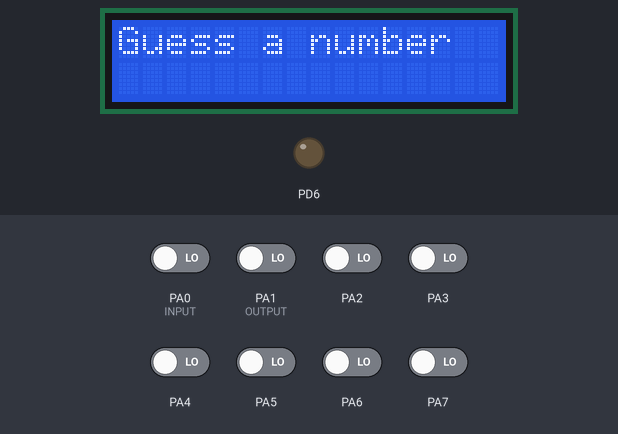
The program below on a simulated ATmega32, built with avr-gcc and emulated at 1 MHz. Shown: 16×2 character LCD, output pins drawn as LEDs (lit = HIGH). Wiring (inferred from the signals the program sends): character LCD (HD44780): RS PD5; E PD7; data PB4, PB5, PB6, PB7. The inputs (shaded band) are chosen by the test bench; at power-on: PA0 (INPUT), PA1 (OUTPUT), PA2–7 LOW. Random numbers use the default seed unless the program sets one; pins used as bus, display or sensor lines are not drawn.

Above: at 1.2 s.
1.3 s: PA1 (OUTPUT) driven HIGH
At 6.2 s:
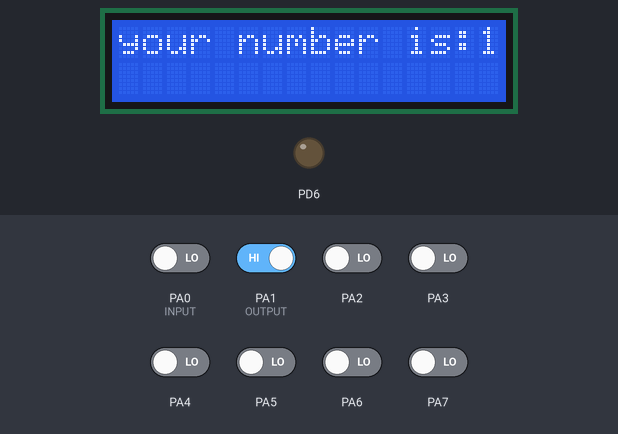
At 8.8 s:
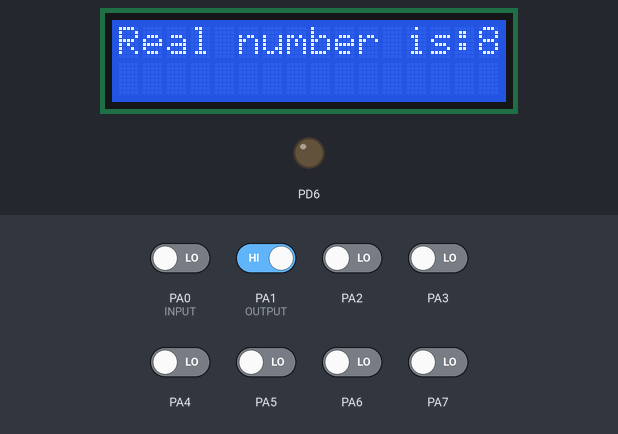
Timing chart, 0 to 10.3 s (numbered marks = the images above; inputs shaded):
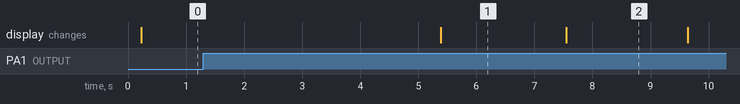

The program:

main.c
```c
/*
 * Drivers.c
 *
 * Created: 9/1/2021 9:00:12 PM
 * Author : Karim Essam
 */
#include "MCAL/DIO/DIO_interface.h"
#include "LIB/STD_TYPES.h"
#include "HAL/LCD/LCD_interface.h"
#include "HAL/BUTTON/BUTTON_interface.h"
#include "HAL/KEYPAD/KEYPAD_interface.h"
#include "MCAL/TIMER1/TIMER1_interface.h"
#include "UTILITY/utility.h"
#define F_CPU 1000000
#include <util/delay.h>

void initKeypad(Keypad_t* keyPad)
{
	keyPad->rows = 4;
	keyPad->columns = 4;
	u8 rowPins[4];
	u8 rowPorts[4];

	u8 columnPins[4];
	u8 columnPorts[4];

	for (int i = 0; i < 4 ;i++)
	{
		rowPins[i] = i;
		rowPorts[i] = PORTC;
		columnPins[i] = i+4;
		columnPorts[i] = PORTC;
	}
	keyPad->rowPins = rowPins;
	keyPad->columnPins = columnPins;
	keyPad->rowPorts = rowPorts;
	keyPad->columnPorts = columnPorts;

	u8 map[4][4] = {{'7','8','9','/'},
	{'4','5','6','*'},
	{'1','2','3','-'},
	{'c','0','=','+'}};
	keyPad->map = map;
}

u8 counter = 0;
u8 randomNumber = 0;

void showResult(void){
	TIMER1_voidStop();
	LCD_voidClear();
	LCD_voidSendString("your number is:");
	LCD_voidSendNumber(counter , 0);
	_delay_ms(2000);
	LCD_voidClear();
	LCD_voidSendString("Real number is:");
	LCD_voidSendNumber(randomNumber , 0);
	_delay_ms(2000);
	LCD_voidClear();
	if (counter == (u8)0)
	{
		LCD_voidSendString("choose a number pls");
	}else if (counter > 15)
	{
		LCD_voidSendString("number between 1:15");
	}
	else if (counter == randomNumber)
	{
		LCD_voidSendString("You Won");
	}else
	{
		LCD_voidSendString("You Lost");
	}
	_delay_ms(2000);
	LCD_voidClear();
	LCD_voidSendString("Guess another number:");
	counter = 0;
	randomNumber = UTILITY_generateRandomNumber(1 , 15);
	TIMER1_voidStart();
}

int main(void)
{
	randomNumber = UTILITY_generateRandomNumber(1 , 15);
	LCD_voidInit();
	LCD_voidSendString("Guess a number");
	Button_t counterButton = {.pin = 1 , .port = PORTA , .buttonConnection = PULL_DOWN};
	BUTTON_voidInit(&counterButton);
	TIMER1_voidInit(PRESCALAR_1024 , MODE_NORMAL , TIMER1_CTC_DIS ,TIMER1_CTC_DIS , 60653);
	// wait for 5 seconds before showing result
	TIMER1_voidEnableInterrupt(TIMER1_INTERRUPT_OVERFLOW);
	TIMER1_voidSetCallBack(TIMER1_INTERRUPT_OVERFLOW , showResult);
	while(1)
	{
		TIMER1_voidSetCounter(60653);
		while(!BUTTON_u8isPressed(&counterButton));
		if (BUTTON_u8isPressed(&counterButton))
		{
			counter++;
			// to hold the code here till user let the button
			while (BUTTON_u8isPressed(&counterButton));
		}
	}
	/*Keypad_t keyPad;
	initKeypad(&keyPad);
	KEYPAD_voidInit(&keyPad);
	while(1){
		s8 charater = KEYPAD_u8GetKey(&keyPad);
		if (charater != (s8)-1)
		{
			LCD_voidSendChar(charater);
		}
	}
	*/
}
```

LCD_config.h
```c
/*
*Author     : Moustafa ElGafry
*Date       : 30 SEP 2020
*Version    : V01
*/
#ifndef LCD_CONFIG_H
#define LCD_CONFIG_H
/*
Select control pins connection as shown:
									0,PORTA
									1,PORTA
									2,PORTA
										.
										.
										.
										.
*/
#define 	LCD_RS 			5,PORTD
#define 	LCD_RW			6,PORTD
#define 	LCD_E			7,PORTD
/*
select data pins connection
*/
#define 	LCD_8_BIT_DATA_PORT		PORTB
#define 	LCD_4_BIT_DATA_D4		4,PORTB
#define 	LCD_4_BIT_DATA_D5		5,PORTB
#define 	LCD_4_BIT_DATA_D6		6,PORTB
#define 	LCD_4_BIT_DATA_D7		7,PORTB

#define		MODE	FOUR_BIT_MODE


#endif
```

BUTTON_interface.h
```c
/*
 * BUTTON_interface.h
 *
 * Created: 9/1/2021 9:42:20 PM
 *  Author: Karim Essam
 */


#ifndef BUTTON_INTERFACE_H_
#define BUTTON_INTERFACE_H_
#include "../../LIB/STD_TYPES.h"

typedef enum {PULL_UP , PULL_DOWN , INTERNAL_PULL_UP}ButtonConnection_t;
typedef struct{
	u8 pin;
	DIO_PORT_t port;
	ButtonConnection_t 	buttonConnection;
}Button_t;
void BUTTON_voidInit(Button_t* button);
u8 BUTTON_u8isPressed(Button_t* button);

#endif /* BUTTON_INTERFACE_H_ */
```

BUTTON_program.c
```c
/*
 * BUTTON_program.c
 *
 * Created: 9/1/2021 9:43:34 PM
 *  Author: Karim Essam
 */

#include "../../LIB/STD_TYPES.h"
#include "../../MCAL/DIO/DIO_interface.h"
#include "BUTTON_interface.h"


void BUTTON_voidInit(Button_t* button){
	if (button->buttonConnection == INTERNAL_PULL_UP)
	{
		DIO_voidSetPinDirection(button->pin , button->port , INPUT_PULL_UP);
	}else {
		DIO_voidSetPinDirection(button->pin  , button->port , INPUT);
	}
}
u8 BUTTON_u8isPressed(Button_t* button){
	if (button->buttonConnection == PULL_DOWN)
	{
		return DIO_u8GetPinValue(button->pin  , button->port);
	} else {
		return !DIO_u8GetPinValue(button->pin  , button->port);
	}
}
```

KEYPAD_interface.h
```c
/*
 * KEYPAD_interface.h
 *
 * Created: 9/13/2021 8:19:46 AM
 *  Author: Karim Essam
 */


#ifndef KEYPAD_INTERFACE_H_
#define KEYPAD_INTERFACE_H_

#define  maxNumOfCols 4
typedef struct{
	u8 rows;
	u8 columns;
	u8* rowPins;
	DIO_PORT_t* rowPorts;
	u8* columnPins;
	DIO_PORT_t* columnPorts;
	u8 (*map)[maxNumOfCols]; // this is the 2 dimen array of the buttons
}Keypad_t;

/*********************************************************************
* DESCRIPTION : a function used to Initialize a keypad
* PARAMETERS  : Keypad_t structure.
* Return Value: Void.
***********************************************************************/
void KEYPAD_voidInit(Keypad_t* keypad);

/*********************************************************************
* DESCRIPTION : a function used to get the pressed key
* PARAMETERS  : Keypad_t structure.
* Return Value: it will return the pressed character. if nothing pressed , it will return -1.
***********************************************************************/
s8 KEYPAD_u8GetKey(Keypad_t* keypad);


#endif /* KEYPAD_INTERFACE_H_ */
```

LCD_interface.h
```c
/*
*Author     : Moustafa ElGafry
*Date       : 30 SEP 2020
*Version    : V01
*/
#ifndef LCD_INTERFACE_H
#define LCD_INTERFACE_H

void LCD_voidInit(void);
void LCD_voidSendChar( char Copy_u8Data);
void LCD_voidSendCommand(u8 Copy_u8Command);
void LCD_voidSendString(char* PtrStrig);
void LCD_voidSendNumber(f32 floatNumber, u8 numbersAfterPoint);
void LCD_voidClear();
void LCD_voidSetCursorPosition(u8 x_position, u8 y_position);

#endif
```

LCD_program.c
```c
/*
*Author     : Moustafa ElGafry
*Date       : 30 SEP 2020
*Version    : V01
*/
#include "../../LIB/STD_TYPES.h"
#include "../../LIB/BIT_MATH.h"
#include "../../MCAL/DIO/DIO_interface.h"
#include "../../UTILITY/utility.h"

#include "LCD_private.h"
#include "LCD_interface.h"
#include "LCD_config.h"

#define F_CPU 1000000UL
#include "util/delay.h"

static u8 isInitFinished = 0;
void LCD_voidInit(void)
{
	DIO_voidSetPinDirection(LCD_RS,OUTPUT);
	DIO_voidSetPinDirection(LCD_RW,OUTPUT);
	DIO_voidSetPinDirection(LCD_E,OUTPUT);
	#if MODE == EIGHT_BIT_MODE
		DIO_voidSetPortDirection(LCD_8_BIT_DATA_PORT , OUTPUT);

	#else
		DIO_voidSetPinDirection(LCD_4_BIT_DATA_D4,OUTPUT);
		DIO_voidSetPinDirection(LCD_4_BIT_DATA_D5,OUTPUT);
		DIO_voidSetPinDirection(LCD_4_BIT_DATA_D6,OUTPUT);
		DIO_voidSetPinDirection(LCD_4_BIT_DATA_D7,OUTPUT);

	#endif

	_delay_ms(40);
	LCD_voidSendCommand(FUNC_SET);
	_delay_ms(2);
	LCD_voidSendCommand(FUNC_SET);
	_delay_ms(2);
	LCD_voidSendCommand(FUNC_SET);
	_delay_ms(2);
	LCD_voidSendCommand(0b00100000);
	_delay_ms(2);
	isInitFinished = 1;
	LCD_voidSendCommand(DISPLAY_ON_CURSOR_OFF);
	LCD_voidSendCommand(INCREMENT_CURSORMOVE);
	LCD_voidSendCommand(CLR_DISPLAY);
	LCD_voidSendCommand(CURSOR_AT_HOME);
}
void LCD_voidSendChar(char Copy_u8Data)
{
	DIO_voidSetPinValue(LCD_RS,HIGH);
	DIO_voidSetPinValue(LCD_RW,LOW);

	#if MODE == EIGHT_BIT_MODE
		DIO_voidSetPortValue(LCD_8_BIT_DATA_PORT,Copy_u8Data);
		//set clock
		DIO_voidSetPinValue(LCD_E,HIGH);
		_delay_ms(2);
		DIO_voidSetPinValue(LCD_E,LOW);
		_delay_ms(2);
	#else
		DIO_voidSetPinValue(LCD_4_BIT_DATA_D4 , GET_BIT(Copy_u8Data, 4));
		DIO_voidSetPinValue(LCD_4_BIT_DATA_D5 , GET_BIT(Copy_u8Data, 5));
		DIO_voidSetPinValue(LCD_4_BIT_DATA_D6 , GET_BIT(Copy_u8Data, 6));
		DIO_voidSetPinValue(LCD_4_BIT_DATA_D7 , GET_BIT(Copy_u8Data, 7));

		//set clock
		DIO_voidSetPinValue(LCD_E,HIGH);
		_delay_ms(2);
		DIO_voidSetPinValue(LCD_E,LOW);
		_delay_ms(2);

		DIO_voidSetPinValue(LCD_4_BIT_DATA_D4 , GET_BIT(Copy_u8Data, 0));
		DIO_voidSetPinValue(LCD_4_BIT_DATA_D5 , GET_BIT(Copy_u8Data, 1));
		DIO_voidSetPinValue(LCD_4_BIT_DATA_D6 , GET_BIT(Copy_u8Data, 2));
		DIO_voidSetPinValue(LCD_4_BIT_DATA_D7 , GET_BIT(Copy_u8Data, 3));

		//set clock
		DIO_voidSetPinValue(LCD_E,HIGH);
		_delay_ms(2);
		DIO_voidSetPinValue(LCD_E,LOW);
		_delay_ms(2);


	#endif

}
void LCD_voidSendCommand(u8 Copy_u8Command)
{
	//send command
	DIO_voidSetPinValue(LCD_RS,LOW);
	DIO_voidSetPinValue(LCD_RW,LOW);

	#if MODE == EIGHT_BIT_MODE
		DIO_voidSetPortValue(LCD_8_BIT_DATA_PORT,Copy_u8Command);
		//set clock
		DIO_voidSetPinValue(LCD_E,HIGH);
		_delay_ms(2);
		DIO_voidSetPinValue(LCD_E,LOW);
		_delay_ms(2);

	#else
		DIO_voidSetPinValue(LCD_4_BIT_DATA_D4 , GET_BIT(Copy_u8Command, 4));
		DIO_voidSetPinValue(LCD_4_BIT_DATA_D5 , GET_BIT(Copy_u8Command, 5));
		DIO_voidSetPinValue(LCD_4_BIT_DATA_D6 , GET_BIT(Copy_u8Command, 6));
		DIO_voidSetPinValue(LCD_4_BIT_DATA_D7 , GET_BIT(Copy_u8Command, 7));

		//set clock
		DIO_voidSetPinValue(LCD_E,HIGH);
		_delay_ms(2);
		DIO_voidSetPinValue(LCD_E,LOW);
		_delay_ms(2);

		if (isInitFinished)
		{
			DIO_voidSetPinValue(LCD_4_BIT_DATA_D4 , GET_BIT(Copy_u8Command, 0));
			DIO_voidSetPinValue(LCD_4_BIT_DATA_D5 , GET_BIT(Copy_u8Command, 1));
			DIO_voidSetPinValue(LCD_4_BIT_DATA_D6 , GET_BIT(Copy_u8Command, 2));
			DIO_voidSetPinValue(LCD_4_BIT_DATA_D7 , GET_BIT(Copy_u8Command, 3));

			//set clock
			DIO_voidSetPinValue(LCD_E,HIGH);
			_delay_ms(2);
			DIO_voidSetPinValue(LCD_E,LOW);
			_delay_ms(2);
		}
	#endif

}
void LCD_voidSendString(char* PtrStrig)
{
	u8 Local_u8Couter ;
	for(Local_u8Couter=0; PtrStrig[Local_u8Couter]!=0;Local_u8Couter++)
	/* Send each char of string till the NULL */
	{
			LCD_voidSendChar(PtrStrig[Local_u8Couter]);
	}
}
void LCD_voidClear()
{
	LCD_voidSendCommand (CLR_DISPLAY);	     	/* clear display */
	LCD_voidSendCommand (CURSOR_AT_HOME);		/* cursor at home position */
}
void LCD_voidSetCursorPosition(u8 x_position, u8 y_position)
{
	u8 address;
	if (y_position < 2 && x_position < 16)
	{
		address = (y_position * 0x40) + x_position;
		SET_BIT(address , 7);
		LCD_voidSendCommand(address);
	}
}

void LCD_voidSendNumber(f32 floatNumber , u8 numbersAfterPoint)
{
	char c[50]; //size of the number
	UTILITY_f32ToString(c , floatNumber , numbersAfterPoint);
	LCD_voidSendString(c);
}
```

utility.c
```c
/*
 * utility.c
 *
 * Created: 9/14/2021 2:22:15 PM
 *  Author: Karim Essam
 */
#include "../LIB/STD_TYPES.h"
u8 UTILITY_generateRandomNumber(u8 lower , u8 upper){
	return (rand() % (upper - lower + 1)) + lower;
}

void UTILITY_f32ToString(char* str, f32 d, u8 n)
{
	//For integer part conversion
	u16 t = 1;
	u16 temp = 1;
	u16 i = 0;
	while(t <= (int)d)
	t *= 10;
	temp = t/10;
	for(i = 0; temp > 0; i++)
	{
		u16 digit = ((u16)d)/temp;
		str[i] = digit + '0';
		d = d - (double)(digit*temp);
		temp /= 10;
	}
	if(t==1)
		str[i++] = '0';
	//Add decimal point
	if (n != 0)
		str[i++] = '.';

	//For after decimal point conversion
	for(; n > 0; n--)
	{
		d = d*10;
		str[i++] = (u8)d + '0';
		d -= (u8)d;
	}

	//Null end
	str[i] = 0;
}
```

utility.h
```c
/*
 * utility.h
 *
 * Created: 9/14/2021 2:22:01 PM
 *  Author: Karim Essam
 */


#ifndef UTILITY_H_
#define UTILITY_H_

/*
	to generate a random number

*/
u8 UTILITY_generateRandomNumber(u8 lower , u8 upper);

void UTILITY_f32ToString(char* str, f32 d, u8 n);


#endif /* UTILITY_H_ */
```

LCD_private.h
```c
/*
 * LCD_private.h
 *
 * Created: 9/6/2021 2:49:09 PM
 *  Author: Karim Essam
 */


#ifndef LCD_PRIVATE_H_
#define LCD_PRIVATE_H_


#define		FUNC_SET 	0x30

#define		 CLR_DISPLAY				0x01

#define		 INCREMENT_CURSORMOVE		0x06

#define		DISPLAY_OFF_CURSOR_OFF			 0x08
#define		DISPLAY_ON_CURSOR_ON			 0x0E
#define		DISPLAY_ON_CURSOR_OFF			 0x0C
#define		DISPLAY_ON_CURSOR_BLINKING       0x08

#define		CURSOR_AT_HOME					 0x80
#define		SHIFT_ENTIRE_DISPLAY_LEFT		 0X18
#define		SHIFT_ENTIRE_DISPLAY_RIGHT		 0X1C

#define		MOVE_CURSOR_LEFT_ONE_CHAR		 0x10
#define		MOVE_CURSOR_RIGHT_ONE_CHAR		 0x14

#define		EIGHT_BIT_MODE	0
#define		FOUR_BIT_MODE	1

#define LCD_INSTRUCTION_SET_DDRAM_ADDR(ADDR)			((1<<7)|(ADDR&0x7F))

u8 PYPositions[4] = {0,64,20,84};


#endif /* LCD_PRIVATE_H_ */
```

BIT_MATH.h
```c
/*
 * BIT_MATH.h
 *
 * Created: 9/1/2021 9:02:00 PM
 *  Author: Karim Essam
 */


#ifndef BIT_MATH_H_
#define BIT_MATH_H_

#define SET_BIT(VAR,BIT)		(VAR |= (1<<BIT))
#define CLR_BIT(VAR,BIT)		(VAR &= (~(1<<BIT)))
#define TOG_BIT(VAR,BIT)		(VAR ^= (1<<BIT))
#define GET_BIT(VAR,BIT)		((VAR>>BIT) & 1)

#endif /* BIT_MATH_H_ */
```

STD_TYPES.h
```c
/*
 * STD_TYPES.h
 *
 * Created: 9/1/2021 9:01:25 PM
 *  Author: Karim Essam
 */


#ifndef STD_TYPES_H_
#define STD_TYPES_H_

typedef unsigned char			u8;
typedef unsigned short int		u16;
typedef unsigned long int		u32;

typedef char					s8;
typedef short int				s16;
typedef long int				s32;

typedef float					f32;
typedef double					f64;

#endif /* STD_TYPES_H_ */
```

CLOCK_interface.h
```c
/*
 * CLOCK_interface.h
 *
 * Created: 9/1/2021 9:06:04 PM
 *  Author: Karim Essam
 */


#ifndef CLOCK_INTERFACE_H_
#define CLOCK_INTERFACE_H_

void CLOCK_voidDelayMS(u32 ms);
u32 CLOCK_u32GetSystemClock(void);

#endif /* CLOCK_INTERFACE_H_ */
```

DIO_interface.h
```c
/*
 * DIO_interface.h
 *
 * Created: 9/1/2021 9:11:49 PM
 *  Author: Karim Essam
 */


#ifndef DIO_INTERFACE_H_
#define DIO_INTERFACE_H_

#include "../../LIB/STD_TYPES.h"

typedef enum {
	PORTA ,
	PORTB ,
	PORTC ,
	PORTD
}DIO_PORT_t;

#define INPUT 0
#define OUTPUT 1
#define INPUT_PULL_UP 2

#define HIGH 1
#define LOW 0

void DIO_voidSetPinDirection (u8 Copy_u8PinNumber, DIO_PORT_t DIO_port, u8 Copy_u8Direction);
void DIO_voidSetPortDirection (DIO_PORT_t DIO_port, u8 Copy_u8PortDirection);

void DIO_voidSetPinValue (u8 Copy_u8PinNumber, DIO_PORT_t DIO_port, u8 Copy_u8Value);
void DIO_voidSetPortValue (DIO_PORT_t DIO_port, u8 Copy_u8Value);

u8 DIO_u8GetPinValue(u8 Copy_u8PinNumber, DIO_PORT_t DIO_port);
u8 DIO_u8GetPortValue(DIO_PORT_t DIO_port);

void DIO_voidTogglePinValue (u8 Copy_u8PinNumber, DIO_PORT_t DIO_port);

#endif /* DIO_INTERFACE_H_ */
```

DIO_private.h
```c
/*
 * DIO_private.h
 *
 * Created: 9/1/2021 9:08:24 PM
 *  Author: Karim Essam
 */


#ifndef DIO_PRIVATE_H_
#define DIO_PRIVATE_H_

#define DDRA_REG            (*(volatile u8*)(0x3A))
#define PORTA_REG           (*(volatile u8*)(0x3B))
#define PINA_REG            (*(volatile u8*)(0x39))

#define DDRB_REG            (*(volatile u8*)(0x37))
#define PORTB_REG           (*(volatile u8*)(0x38))
#define PINB_REG            (*(volatile u8*)(0x36))

#define DDRC_REG            (*(volatile u8*)(0x34))
#define PORTC_REG           (*(volatile u8*)(0x35))
#define PINC_REG            (*(volatile u8*)(0x33))

#define DDRD_REG            (*(volatile u8*)(0x31))
#define PORTD_REG           (*(volatile u8*)(0x32))
#define PIND_REG            (*(volatile u8*)(0x30))

#endif /* DIO_PRIVATE_H_ */
```

TIMER1_interface.h
```c
/*
 * TIMER1_interface.h
 *
 * Created: 9/7/2021 2:11:11 PM
 *  Author: Karim Essam
 */


#ifndef TIMER1_INTERFACE_H_
#define TIMER1_INTERFACE_H_


enum TIMER1_Prescalar{NO_PRESCALAR , PRESCALAR_1 , PRESCALAR_8 , PRESCALAR_64 , PRESCALAR_256,PRESCALAR_1024,COUNTER_T0_FALLING_EDGE , COUNTER_T0_RISING_EDGE};

enum TIMER1_Mode{
	MODE_NORMAL,
	MODE_PHASE_CORRECT_PWM_8BIT,
	MODE_PHASE_CORRECT_PWM_9BIT,
	MODE_PHASE_CORRECT_PWM_10BIT,
	MODE_CTC,
	MODE_FAST_PWM_8BIT,
	MODE_FAST_PWM_9BIT,
	MODE_FAST_PWM_10BIT,
	MODE_PHASE_CORRECT_FPWM_TOP_CAPT,
	MODE_PHASE_CORRECT_FPWM_TOP_COMPAREA,
	MODE_PHASE_CORRECT_PWM_TOP_CAPTURE,
	MODE_PHASE_CORRECT_PWM_TOP_COMPAREA,
	MODE_CTC_TOP_CAPTURE,
	MODE_FAST_PWM_TOP_CAPTURE=14,
	MODE_FAST_PWM_TOP_COMPARE
	};

enum TIMER1_CTC{TIMER1_CTC_DIS,TIMER1_CTC_TOG,TIMER1_CTC_CLR,TIMER1_CTC_SET};
enum TIMER1_PhaseCorrectPWM{TIMER1_PCPWM_DIS,TIMER1_PCPWM_NON_INVERT=2,TIMER1_PCPWM_INVERT};
enum TIMER1_FastPWM{TIMER1_FPWM_DIS,TIMER1_FPWM_NON_INVERT=2,TIMER1_FPWM_INVERT};
enum TIMER1_Interrupt{TIMER1_INTERRUPT_OVERFLOW=2,TIMER1_INTERRUPT_COMPAREB,TIMER1_INTERRUPT_COMPAREA,TIMER1_INTERRUPT_CAPTURE};

enum TIMER1ChannelID{TIMER1_CHANNEL_A,TIMER1_CHANNEL_B};
enum TIMER1InputPulseType{TIMER1_PULSE_LOW,TIMER1_PULSE_HIGH};

// for fastPWM => frequency = cpuFrequency/(prescalar*256)
// for phaseCorrectPWM => frequency = cpuFrequency/(prescalar*512)
// for overflow => preload = (Time * cpuFrequency ) / prescalar
// channel mode is not used with normal mode
void	TIMER1_voidInit(enum TIMER1_Prescalar clockSource, enum TIMER1_Mode mode, u8 channelAMode,u8 channelBMode, u16 preload);
u16		TIMER1_u16GetCounter(void);
void	TIMER1_voidSetCounter(u16 CounterValue);
void	TIMER1_voidStart(void);
void	TIMER1_voidStop(void);
//DutyCycle will be a number between 0=>100%
// for PWM modes
// for fastPWM => frequency = cpuFrequency/(prescalar*256)
// for phaseCorrectPWM => frequency = cpuFrequency/(prescalar*512)
void TIMER1_voidSetDutyCycle(enum TIMER1ChannelID Channel,f32 DutyCycle);
//Sets CTC Frequency
// OCR1_REG = cpuFrequency/(2*frequency*prescalarArray[storedPrescalar-1]) -1;
//should not exceed 65655
void	TIMER1_voidSetFrequency(enum TIMER1ChannelID Channel, f32 Frequency);
void	TIMER1_voidEnableInterrupt(enum TIMER1_Interrupt Interrupt);
void	TIMER1_voidDisableInterrupt(enum TIMER1_Interrupt Interrupt);
void	TIMER1_voidSetCallBack(enum TIMER1_Interrupt Interrupt, void *CallBack);


f32 MTIM1_f32GetPulseDuration(enum TIMER1InputPulseType Pulse);
f32 MTIM1_f32GetSignalFrequency(void);

void MTIM1_voidStartTickMeasure(void);
u32  MTIM1_u32GetElapsedTicks(void);
u16 MTIM1_u16GetDivision(void);


#endif /* TIMER1_INTERFACE_H_ */
```

Source omitted: DIO_program.c (4904 bytes), TIMER1_private.h (1296 bytes), TIMER1_program.c (2886 bytes)

Measured:
- what the display in image 1 shows lasts 2.2 s, from 5.4 s to 7.6 s
